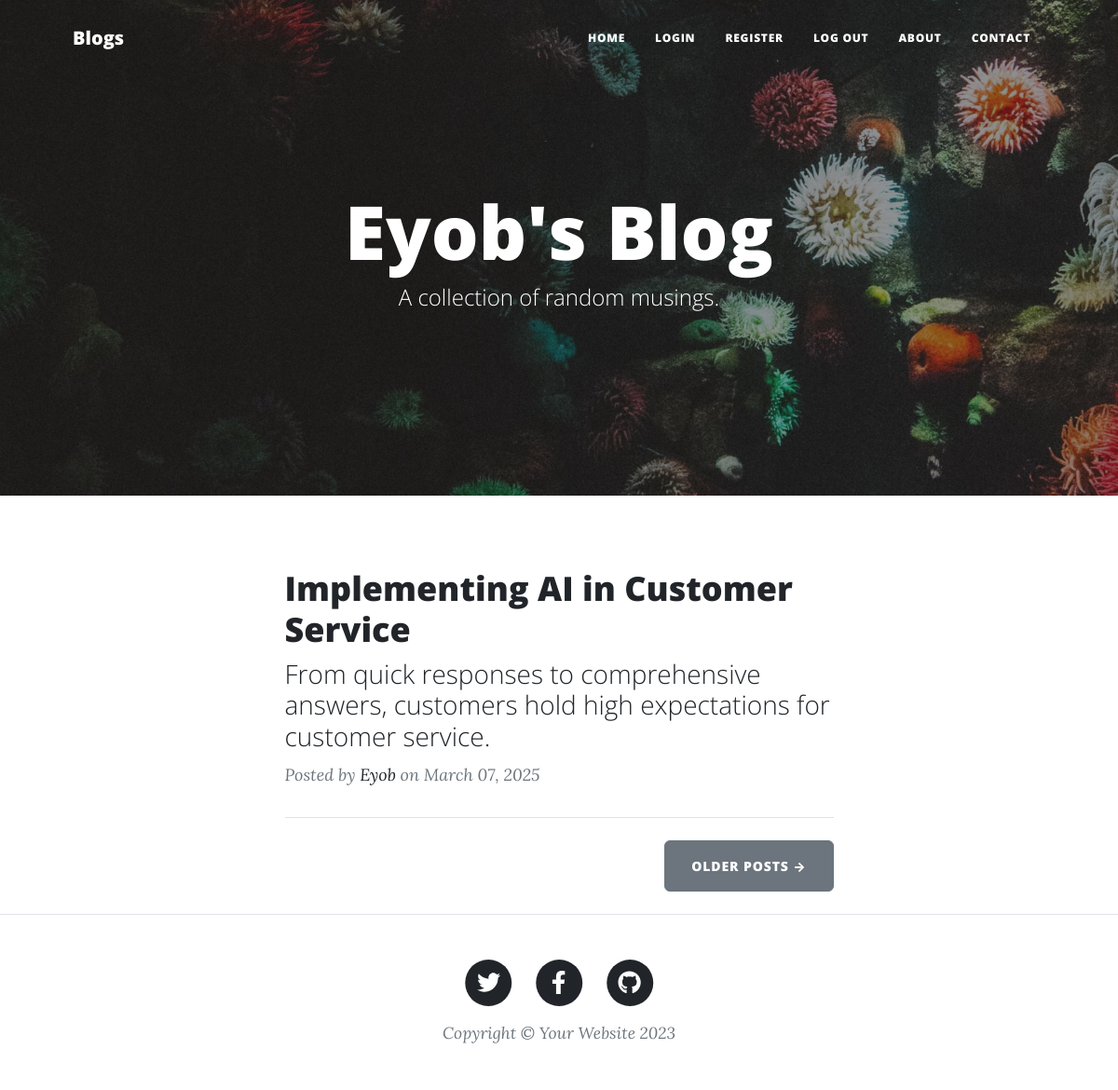
Before: / with the older database file.
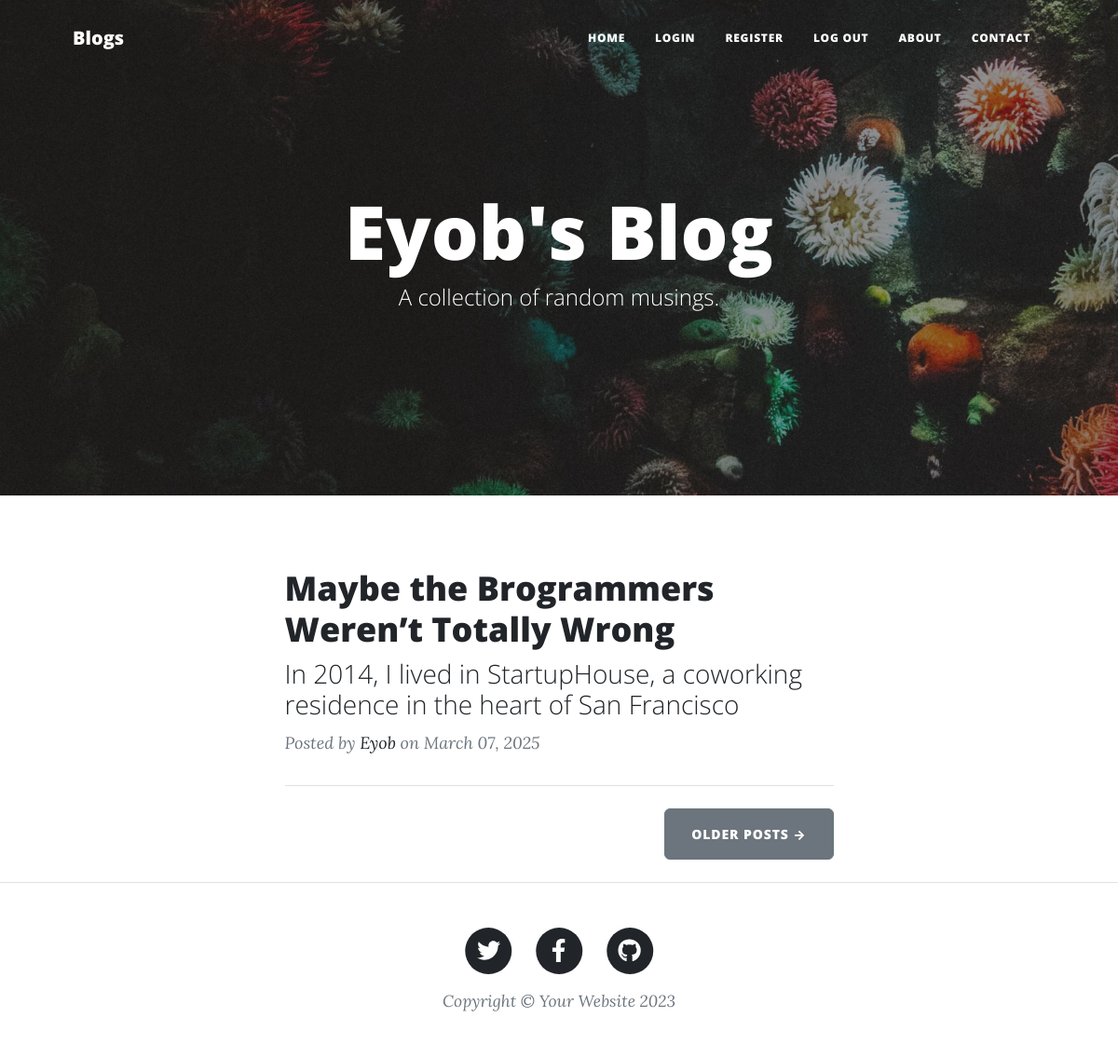
After: the same page with the newer database file.
### main.py (models this page shows)
class BlogPost(db.Model):
    __tablename__ = "blog_posts"
    id: Mapped[int] = mapped_column(Integer, primary_key=True)
    author_id: Mapped[int] = mapped_column(Integer, db.ForeignKey("users.id", ondelete="CASCADE"))
    author = relationship(argument="User", back_populates="posts")
    title: Mapped[str] = mapped_column(String(250), unique=True, nullable=False)
    subtitle: Mapped[str] = mapped_column(String(250), nullable=False)
    date: Mapped[str] = mapped_column(String(250), nullable=False)
    body: Mapped[str] = mapped_column(Text, nullable=False)
    img_url: Mapped[str] = mapped_column(String(250), nullable=False)
    comments = relationship("Comment", back_populates="parent_post")

class User(UserMixin,db.Model):
    __tablename__ = 'users'
    id: Mapped[int] = mapped_column(Integer, primary_key=True)
    name: Mapped[str] = mapped_column(String(1000))
    email: Mapped[str] = mapped_column(String(100), unique=True)
    password: Mapped[str] = mapped_column(String(100))
    posts = relationship(argument="BlogPost", back_populates="author")
    comments = relationship("Comment", back_populates="comment_author")

### main.py (the view)
@app.route('/')
def get_all_posts():
    result = db.session.execute(db.select(BlogPost))
    posts = result.scalars().all()
    return render_template(template_name_or_list="index.html",
                           all_posts=posts,
                           logged_in=current_user.is_authenticated,
                           )

### templates/index.html (shortened to what this page needs)
{% include "header.html" %}
<header
        class="masthead"
        style="background-image: url('../static/assets/img/home-bg.jpg')"
>
  <div class="container position-relative px-4 px-lg-5">
    <div class="row gx-4 gx-lg-5 justify-content-center">
      <div class="col-md-10 col-lg-8 col-xl-7">
        <div class="site-heading">
          <h1>Eyob's Blog</h1>
          <span class="subheading">A collection of random musings.</span>
        </div>
      </div>
    </div>
  </div>
</header>
<div class="container px-4 px-lg-5">
  <div class="row gx-4 gx-lg-5 justify-content-center">
    <div class="col-md-10 col-lg-8 col-xl-7">
      {% for post in all_posts %}
      <div class="post-preview">
        <a href="{{ url_for('show_post', post_id=post.id) }}">
          <h2 class="post-title">{{ post.title }}</h2>
          <h3 class="post-subtitle">{{ post.subtitle }}</h3>
        </a>
        <p class="post-meta">
          Posted by
          <a href="#">{{post.author.name}}</a>
          on {{post.date}}
        </p>
      </div>
      <hr class="my-4" />
      {% endfor %}
      <div class="d-flex justify-content-end mb-4">
        <a class="btn btn-secondary text-uppercase" href="#!">Older Posts →</a>
      </div>
    </div>
  </div>
</div>
{% include "footer.html" %}

### templates/header.html (shortened to what this page needs)
<!DOCTYPE html>
<html lang="en">
  <head>
    {% block styles %}
    {{ bootstrap.load_css() }}
    <link
      href="{{ url_for('static', filename='css/styles.css') }}"
      rel="stylesheet"
    />
    {% endblock %}
  </head>
  <body>
    <nav class="navbar navbar-expand-lg navbar-light" id="mainNav">
      <div class="container px-4 px-lg-5">
        <a class="navbar-brand" href="/">Blogs</a>
        <div class="collapse navbar-collapse" id="navbarResponsive">
          <ul class="navbar-nav ms-auto py-4 py-lg-0">
            <li class="nav-item">
              <a
                class="nav-link px-lg-3 py-3 py-lg-4"
                href="{{ url_for('get_all_posts') }}"
                >Home</a
              >
            </li>
            {% if not logged_in %}
            <li class="nav-item">
              <a
                class="nav-link px-lg-3 py-3 py-lg-4"
                href="{{ url_for('login') }}"
                >Login</a
              >
            </li>
            <li class="nav-item">
              <a
                class="nav-link px-lg-3 py-3 py-lg-4"
                href="{{ url_for('register') }}"
                >Register</a
              >
            </li>
            {% endif %}
            <li class="nav-item">
              <a
                class="nav-link px-lg-3 py-3 py-lg-4"
                href="{{ url_for('logout') }}"
                >Log Out</a
              >
            </li>
            <li class="nav-item">
              <a
                class="nav-link px-lg-3 py-3 py-lg-4"
                href="{{ url_for('about') }}"
                >About</a
              >
            </li>
            <li class="nav-item">
              <a
                class="nav-link px-lg-3 py-3 py-lg-4"
                href="{{ url_for('contact') }}"
                >Contact</a
              >
            </li>
          </ul>
        </div>
      </div>
    </nav>
  </body>
</html>

### templates/footer.html (shortened to what this page needs)
        <footer class="border-top">
          <div class="container px-4 px-lg-5">
              <div class="row gx-4 gx-lg-5 justify-content-center">
                  <div class="col-md-10 col-lg-8 col-xl-7">
                      <ul class="list-inline text-center">
                          <li class="list-inline-item">
                              <a href="#!">
                                  <span class="fa-stack fa-lg">
                                      <i class="fas fa-circle fa-stack-2x"></i>
                                      <i class="fab fa-twitter fa-stack-1x fa-inverse"></i>
                                  </span>
                              </a>
                          </li>
                          <li class="list-inline-item">
                              <a href="#!">
                                  <span class="fa-stack fa-lg">
                                      <i class="fas fa-circle fa-stack-2x"></i>
                                      <i class="fab fa-facebook-f fa-stack-1x fa-inverse"></i>
                                  </span>
                              </a>
                          </li>
                          <li class="list-inline-item">
                              <a href="#!">
                                  <span class="fa-stack fa-lg">
                                      <i class="fas fa-circle fa-stack-2x"></i>
                                      <i class="fab fa-github fa-stack-1x fa-inverse"></i>
                                  </span>
                              </a>
                          </li>
                      </ul>
                      <div class="small text-center text-muted fst-italic">Copyright &copy; Your Website 2023</div>
                  </div>
              </div>
          </div>
      </footer>
  </body>
</html>

Changed rows visible on the page:
changed BlogPost "Eyob": title "Implementing AI in Customer Service" → "Maybe the Brogrammers Weren’t Totally Wrong"; subtitle "From quick responses to comprehensive answers, customers hold high expectations for customer service." → "In 2014, I lived in StartupHouse, a coworking residence in the heart of San Francisco"
